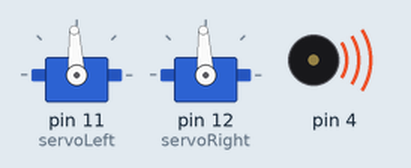
The sketch below on a simulated Arduino Uno, built with avr-gcc and run on an emulated ATmega328P. Parts: 2 × servo, buzzer (waves = sounding). What the sketch prints to the serial monitor is not drawn.

Above: at 2.1 s.
At 2.7 s:
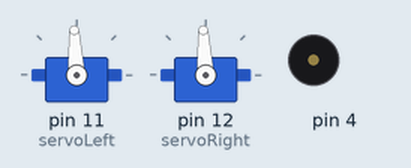
Timing chart, 0 to 4.2 s (numbered marks = the images above):
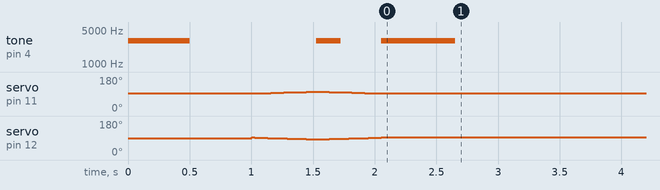

Measured:
- by itself, tone on pin 4: goes 3000 Hz 0.50 s, silent 1.0 s, 3000 Hz 0.20 s, silent 0.33 s, 3000 Hz 0.60 s, then silent

The sketch:

drive.ino
```cpp
#include <Servo.h>

Servo servoLeft;
Servo servoRight;
int oldLeftVelocity = 0;
int oldRightVelocity = 0;
int accelDuration;
int accelSteps;

//----------Accelerera och kör hjul----------
void Drive(int leftVelocity, int rightVelocity, int duration) {

  accelDuration = 1000; //Tid som accelerationen pågår
  if (duration < accelDuration) {
    accelDuration = duration; //Snabba upp acceleration om den valda tiden är för kort
  }
  accelSteps = 20; //Antal accelerationssteg

  //Hastightetsökning per acceletationssteg
  float leftAccelStep = ((1500.00 + leftVelocity) - (1500.00 + oldLeftVelocity)) / accelSteps;
  float rightAccelStep = ((1500.00 - rightVelocity) - (1500.00 - oldRightVelocity)) / accelSteps;

  //Accelerationsloop. Ökar den gamla farten till den nya och skriver ut värdena i två kolumner
  for (int i = 0; i < accelSteps; i++) {
    servoLeft.writeMicroseconds(1500 + oldLeftVelocity + leftAccelStep * i);
    Serial.print(1500 + oldLeftVelocity + leftAccelStep * i);
    Serial.print("     ");
    servoRight.writeMicroseconds(1500 - oldRightVelocity + rightAccelStep * i);
    Serial.println(1500 - oldRightVelocity + rightAccelStep * i);
    delay(accelDuration / accelSteps); // Fördröjningen mellan varje fartökning
  }

  //Om accelerationsloppen inte träffar exakt rätt pga avrundning
  servoLeft.writeMicroseconds(1500 + leftVelocity);
  Serial.print(1500 + leftVelocity);
  Serial.print("        ");
  servoRight.writeMicroseconds(1500 - rightVelocity);
  Serial.println(1500 - rightVelocity);
  Serial.println();

  delay(duration - accelDuration); //Tid på full fart

  oldLeftVelocity = leftVelocity;
  oldRightVelocity = rightVelocity;

  tone(4, 3000, 200); //Ton vid hastighetsändring
}

void setup() {

  Serial.begin(9600);

  //Startton
  tone(4, 3000, 500);
  delay(1000);

  servoLeft.attach(11);
  servoRight.attach(12);

  //Fart vänster hjul, hastighet höger hjul, tid
  //Minsta tid är ca. 500. Antagligen pga hårdvarubegränsningar
  //Max rekomenderad hastighet är 100 (1600 respektive 1400) pga att det det änder så pass lite mellan 100 och 200
  Drive(100, 100, 500);

  Drive(0, 0, 500); //Stanna när den är klar

  tone(4, 3000, 600); //Slutton

}

void loop() {

}
```
